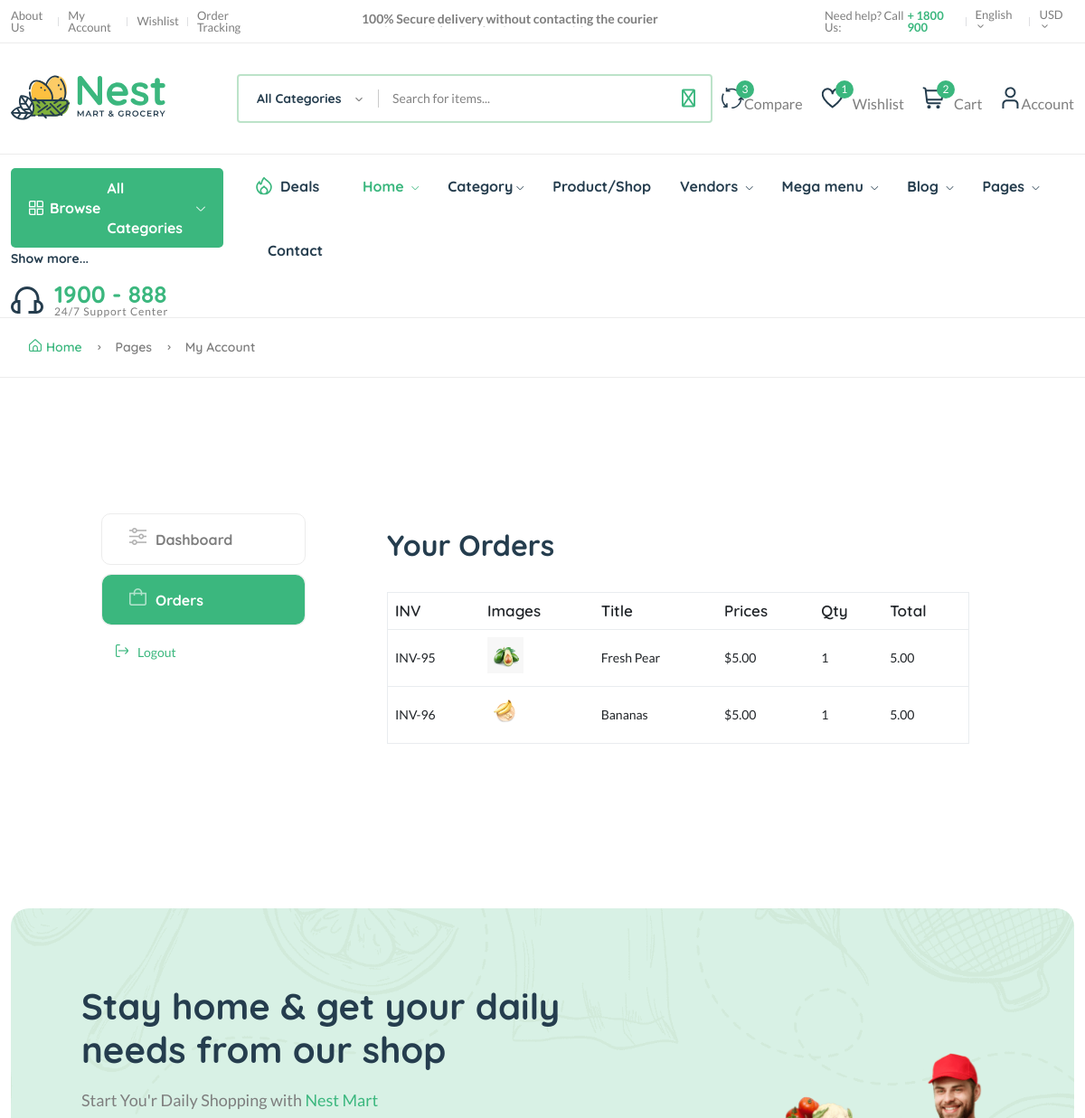
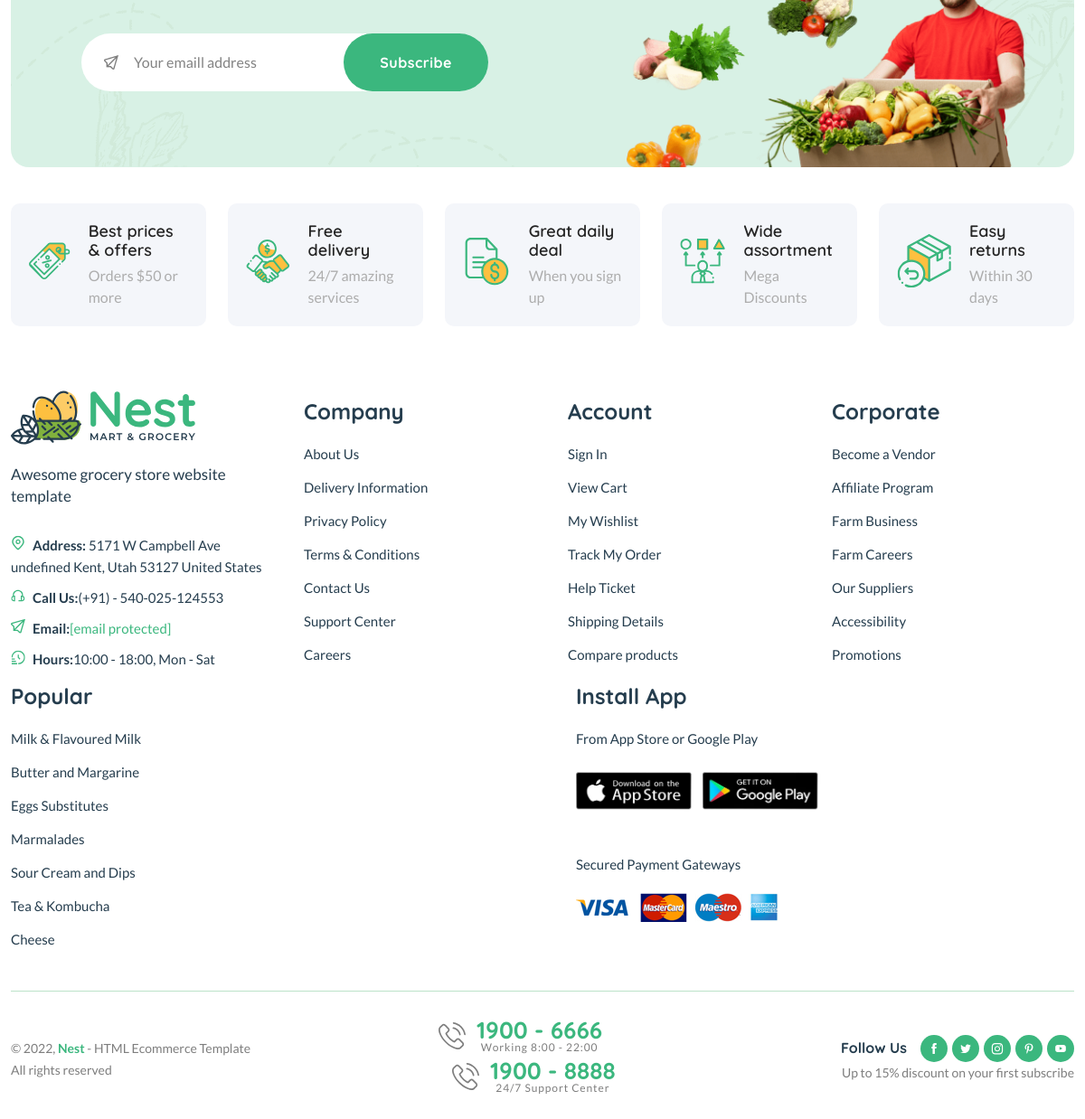
The page /dashboard/order/23 (signed in) on the database its author committed (2 pictures, top to bottom).
### core/models.py (models this page shows, shortened)
class CartOrderItems(models.Model):
    order = models.ForeignKey(Cartorder, on_delete=models.CASCADE)
    invoice_no = models.CharField(max_length=200)
    product_status = models.CharField(max_length=200)
    item = models.CharField(max_length=200)
    image = models.ImageField(upload_to=user_directory_path, default='product.jpg')
    qty = models.IntegerField(default=0)
    price = models.DecimalField(max_digits=12, decimal_places=2, default='0.00')
    total = models.DecimalField(max_digits=12, decimal_places=2, default='0.00')
    class Meta:
        verbose_name_plural = 'Cart order items'

### core/views.py (the view)
# urls.py: path('dashboard/order/<int:pk>', order_detail_view, name='order_detail'),
def order_detail_view(request, pk):
    order = get_object_or_404(Cartorder, user=request.user, pk=pk)
    order_items = CartOrderItems.objects.filter(order=order)
    context = {
        'order_items': order_items
    }
    return render(request, 'core/order-detail.html', context)

### templates/core/order-detail.html (shortened to what this page needs)
{% extends 'partials/base.html' %}
{% load static %}
{% block content %}
    <main class="main pages">
        <div class="page-header breadcrumb-wrap">
            <div class="container">
                <div class="breadcrumb">
                    <a href="index.html" rel="nofollow"><i class="fi-rs-home mr-5"></i>Home</a>
                    <span></span> Pages <span></span> My Account
                </div>
            </div>
        </div>
        <div class="page-content pt-150 pb-150">
            <div class="container">
                <div class="row">
                    <div class="col-lg-10 m-auto">
                        <div class="row">
                            <div class="col-md-3">
                                <div class="dashboard-menu">
                                    <ul class="nav flex-column" role="tablist">
                                        <li class="nav-item">
                                            <a class="nav-link" id="dashboard-tab" href="{% url 'core:dashboard' %}"><i class="fi-rs-settings-sliders mr-10"></i>Dashboard</a>
                                        </li>
                                        <li class="nav-item active">
                                            <a class="nav-link active" id="orders-tab" data-bs-toggle="tab" href="#orders" role="tab" aria-controls="orders" aria-selected="false"><i class="fi-rs-shopping-bag mr-10"></i>Orders</a>
                                        </li>
                                            <a class="nav-link" href="{% url 'userauths:sign-out' %}"><i class="fi-rs-sign-out mr-10"></i>Logout</a>
                                    </ul>
                                </div>
                            </div>
                            <div class="col-md-9">
                                <div class="tab-content account dashboard-content pl-50">
                                    <div class="tab-pane fade active show" id="orders" role="tabpanel" aria-labelledby="orders-tab">
                                        <div class="card">
                                            <div class="card-header">
                                                <h3 class="mb-0">Your Orders</h3>
                                            </div>
                                            <div class="card-body">
                                                <div class="table-responsive">
                                                    <table class="table">
                                                        <thead>
                                                            <tr>
                                                                <th>INV</th>
                                                                <th>Images</th>
                                                                <th>Title</th>
                                                                <th>Prices</th>
                                                                <th>Qty</th>
                                                                <th>Total</th>
                                                            </tr>
                                                        </thead>
                                                        <tbody>
                                                            {% for o in order_items %}
                                                            <tr>
                                                                <td>INV-{{o.id}}</td>
                                                                <td>
                                                                    <p><img src='{{o.image.url}}' style="width: 40px; height: 40px; object-fit: cover;"></p>
                                                                </td>
                                                                <td>{{o.item}}</td>
                                                                <td>${{o.price}}</td>
                                                                <td>{{o.qty}}</td>
                                                                <td>{{o.total}}</td>
                                                            </tr>
                                                            {% endfor %}
                                                        </tbody>
                                                    </table>
                                                </div>
                                            </div>
                                        </div>
                                    </div>
                                </div>
                            </div>
                        </div>
                    </div>
                </div>
            </div>
        </div>
    </main>
{% endblock content %}

### rows shown on the page
CartOrderItems: id "95", image (picture), item "Fresh Pear", price "5.00", qty "1", total "5.00"
CartOrderItems: id "96", image (picture), item "Bananas", price "5.00", qty "1", total "5.00"

### other values the page prints
{{ wishlist }} "1"
{{ cart_total_items }} "2"
